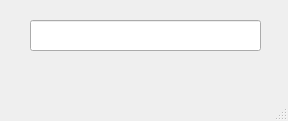
<?xml version="1.0" encoding="UTF-8"?>
<ui version="4.0">
 <class>MainWindow</class>
 <widget class="QMainWindow" name="MainWindow">
  <property name="geometry">
   <rect>
    <x>0</x>
    <y>0</y>
    <width>288</width>
    <height>121</height>
   </rect>
  </property>
  <property name="windowTitle">
   <string>MainWindow</string>
  </property>
  <widget class="QWidget" name="centralwidget">
   <widget class="QLineEdit" name="lineEdit">
    <property name="geometry">
     <rect>
      <x>30</x>
      <y>20</y>
      <width>231</width>
      <height>31</height>
     </rect>
    </property>
   </widget>
  </widget>
  <widget class="QMenuBar" name="menubar">
   <property name="geometry">
    <rect>
     <x>0</x>
     <y>0</y>
     <width>288</width>
     <height>25</height>
    </rect>
   </property>
  </widget>
  <widget class="QStatusBar" name="statusbar"/>
 </widget>
 <resources/>
 <connections/>
</ui>
